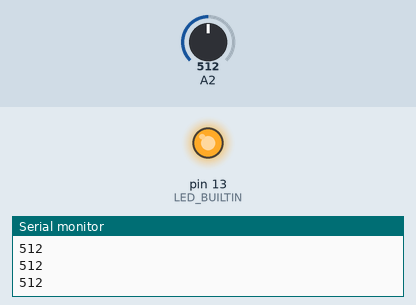
Recording of a sketch running on a simulated Arduino Uno, built with avr-gcc and run on an emulated ATmega328P. Parts: output pins drawn as LEDs (lit = HIGH), the last lines printed to the serial monitor. The test bench sets the inputs (shaded band); at power-on: A2 = 512.

Above: at 1.2 s.
1.3 s: A2 set to 505
At 2.1 s:
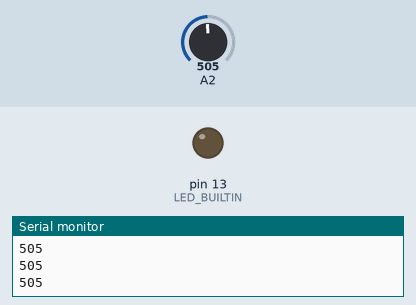
2.8 s: A2 set to 522
At 3.4 s:
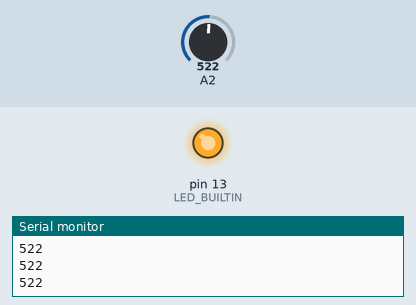
4.3 s: A2 set to 511
At 5.6 s:
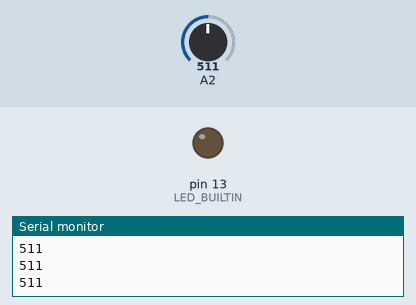
Timing chart, 0 to 7.3 s (numbered marks = the images above; inputs shaded):
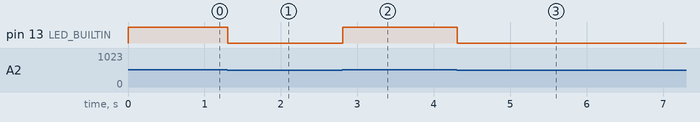

The sketch:

problem3.ino
```cpp
int x;

void setup() {
  Serial.begin(9600);
  pinMode(A2,INPUT);
  pinMode(LED_BUILTIN,OUTPUT);


}

void loop() {
  x=analogRead(A2);
  Serial.println(x);
  if (x >= 512){
  digitalWrite(LED_BUILTIN,HIGH);
  }else{
  digitalWrite(LED_BUILTIN,LOW);
  }
}
```

Measured:
- the behaviour switches between 512 and 511 on A2 (found by bisection; images 0 and 1)
- after the input at 1.3 s, pin 13 (LED_BUILTIN): HIGH → LOW at once
- after the input at 2.8 s, pin 13 (LED_BUILTIN): LOW → HIGH at once
- after the input at 4.3 s, pin 13 (LED_BUILTIN): HIGH → LOW at once
